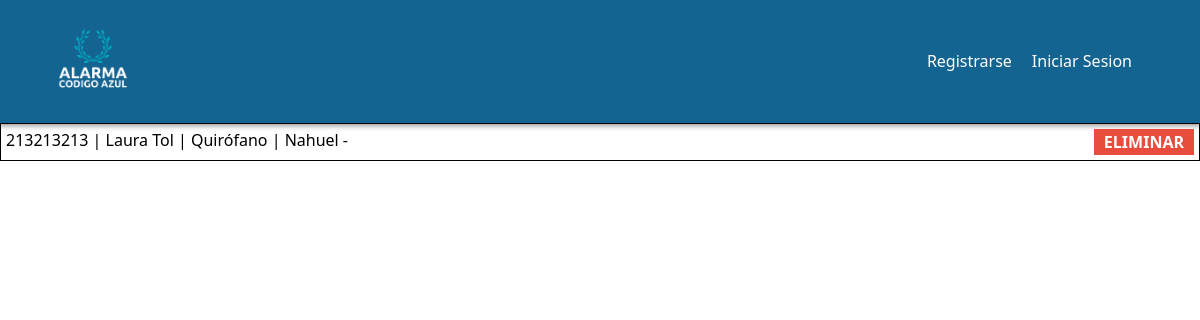
Before: /pacientes/ with the older database file.
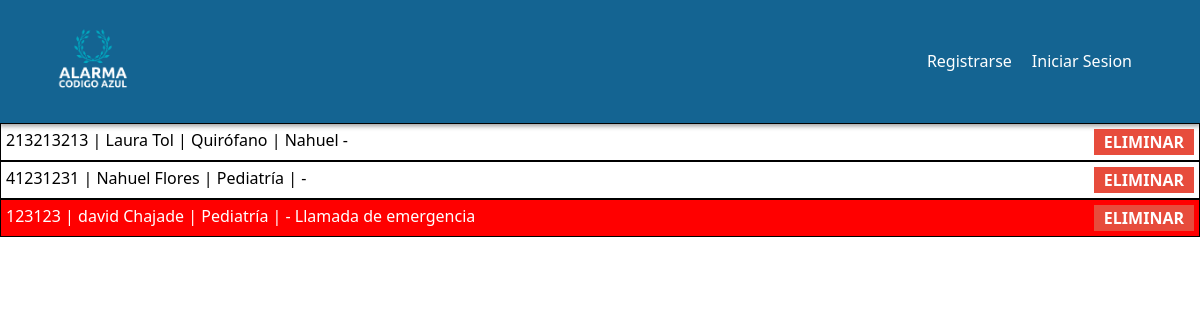
After: the same page with the newer database file.
### administracion/models.py (models this page shows, shortened)
class Paciente(models.Model):
    nombre_paciente = models.CharField(max_length=100)
    apellido_paciente = models.CharField(max_length=100)
    dni_paciente = models.CharField(max_length=100)
    fecha_nac_paciente = models.DateField()
    medico_asignado = models.ForeignKey(Medico, null=True, on_delete=models.CASCADE)
    zona = models.ForeignKey(Zona, default=None, on_delete=models.CASCADE)
    perfil = models.ForeignKey(Perfil, default=None, on_delete=models.CASCADE)
    domicilio_paciente = models.CharField(max_length=100, default="")
    genero_paciente = models.CharField(max_length=1, default="")
    telefono_paciente = models.CharField(null=True, default="", max_length=10)
    email_paciente = models.CharField(max_length=100, default="")
    grupo_sanguineo = models.CharField(max_length=5, default="")
    peso_paciente_kg = models.IntegerField(default=0)
    altura_paciente = models.IntegerField(default=0)
    alergias = models.TextField(default="")

class Zona(models.Model):
    nombre_zona = models.CharField(max_length=50)
    cant_pacientes = models.IntegerField()
    foto = models.ImageField(upload_to='zonaFoto', blank=True, null=True)

class Medico(models.Model):
    nombre_medico = models.CharField(max_length=100)
    apellido_medico = models.CharField(max_length=100)
    dni_medico = models.CharField(max_length=100)
    fecha_nac_medico = models.DateField()
    domicilio_medico = models.CharField(max_length=100)
    zona = models.ForeignKey(Zona, default=None, on_delete=models.CASCADE)

### administracion/views.py (the view)
# urls.py: path('pacientes/', views.pacientes, name="pacientes"),
def pacientes(req):
    pacientes = Paciente.objects.all()
    return render(req, 'listaPacientes.html',{
        "pacientes":pacientes,
    })

### administracion/templates/listaPacientes.html (shortened to what this page needs)
{% extends 'base.html' %}
{% load static %}
    {% block content %}
    <link rel="stylesheet" href="{% static 'listaPacientes.css' %}">
    <link rel="stylesheet" href="{% static 'detalle_zona.css' %}">
        {% if pacientes %}
            {% for paciente in pacientes %}
            <a href="{% url "detalle_zona" paciente.zona.id %}" class="paciente {% if paciente.perfil.isCalling %} pacienteLlamando {% elif paciente.perfil.isCallingNormal%} pacienteLlamandoNormal {% endif %}">
                <p>{{paciente.dni_paciente}} | {{paciente.nombre_paciente}} {{paciente.apellido_paciente}} | {{paciente.zona.nombre_zona}} | {{paciente.medico_asignado.nombre_medico}} -  {% if paciente.perfil.isCalling %} Llamada de emergencia {% elif paciente.perfil.isCallingNormal%} Llamada normal {% endif %}</p>
                <form action="{% url 'eliminarPaciente' paciente.id %}?return_url={{ request.path }}">
                    <button class="eliminar">Eliminar</button>
                </form>
            </a>
        {% endfor %}
    {% else %}
        <p class="noHay">No hay ningun paciente en este momento</p>
    {% endif %}
    {% endblock content %}

Changed rows visible on the page:
added Paciente: dni_paciente "41231231", nombre_paciente "Nahuel", apellido_paciente "Flores", zona.nombre_zona "Pediatría"
added Paciente: dni_paciente "123123", nombre_paciente "david", apellido_paciente "Chajade", zona.nombre_zona "Pediatría", shows "Llamada de emergencia"
